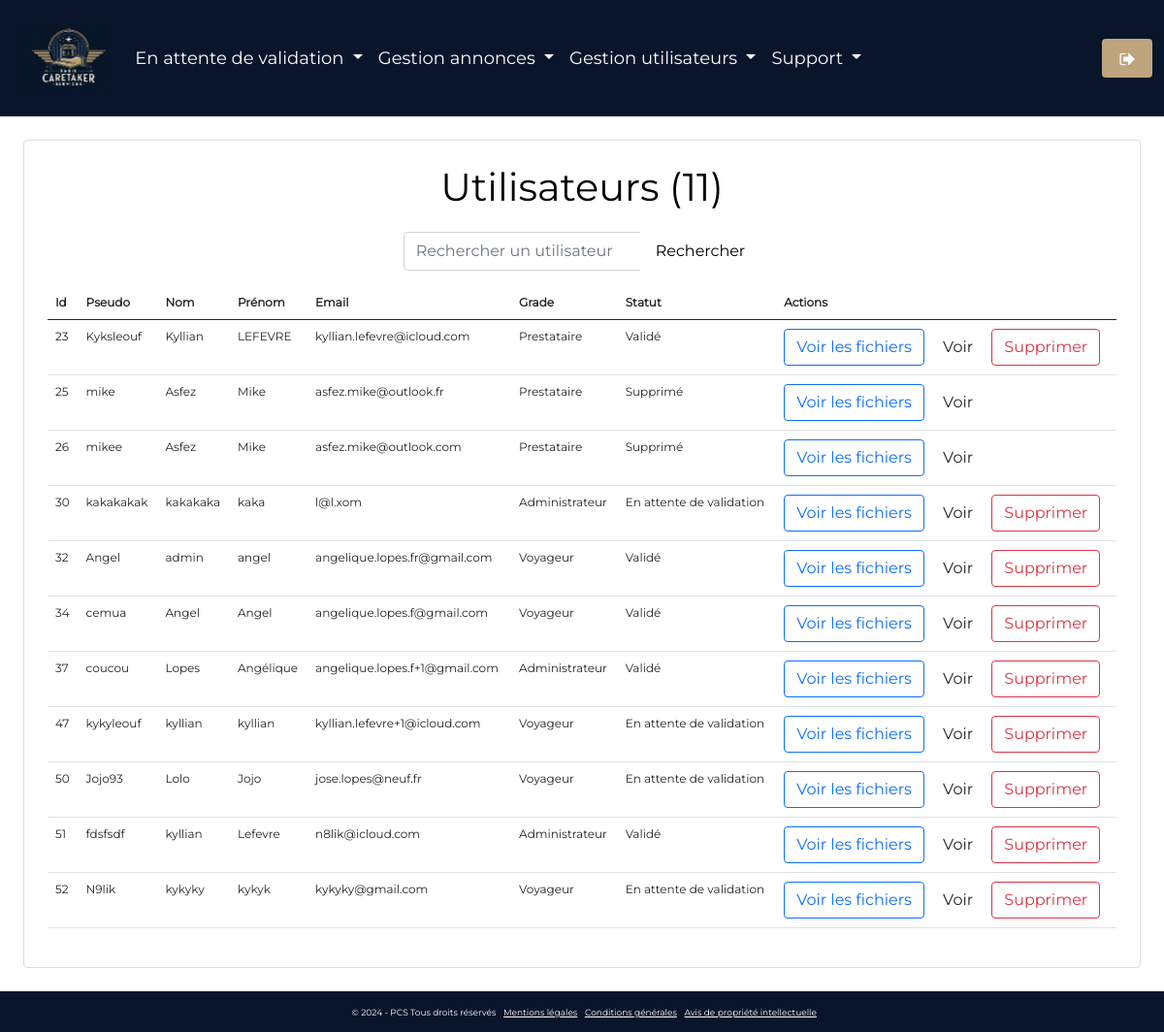
Page /admin/users?choice=all (signed in) on the committed database.
### tables this page shows
CREATE TABLE IF NOT EXISTS `user` (
  `id` int(11) NOT NULL AUTO_INCREMENT,
  `pseudo` varchar(25) NOT NULL,
  `firstname` varchar(30) NOT NULL,
  `lastname` varchar(30) NOT NULL,
  `email` varchar(255) NOT NULL,
  `phone_number` varchar(15) DEFAULT NULL,
  `extension` varchar(4) DEFAULT NULL,
  `password` varchar(256) NOT NULL,
  `country` varchar(2) DEFAULT NULL,
  `grade` int(11) NOT NULL,
  `address` varchar(255) DEFAULT NULL,
  `city` varchar(255) DEFAULT NULL,
  `postal_code` varchar(5) DEFAULT NULL,
  `creation_date` datetime NOT NULL DEFAULT curdate(),
  `update_date` datetime DEFAULT NULL,
  `is_deleted` tinyint(1) NOT NULL DEFAULT 0,
  `is_admin` tinyint(1) NOT NULL DEFAULT 0,
  `vip_status` tinyint(1) NOT NULL DEFAULT 0,
  `delete_date` datetime DEFAULT NULL,
  `vip_date` datetime DEFAULT NULL,
  `is_validated` tinyint(4) NOT NULL DEFAULT 0,
  `token` varchar(64) DEFAULT NULL,
  `admin_comments` text DEFAULT NULL,
  `pwd_token` varchar(64) DEFAULT NULL,
  `sub_id` varchar(255) DEFAULT NULL,
  `vip_type` int(11) DEFAULT NULL,
  `free_perf` int(11) NOT NULL DEFAULT 0,
  `free_perf_end_date` date DEFAULT NULL,
  PRIMARY KEY (`id`)
);

### html/admin/includes/fun_admin.php (called while the page is built, shortened)
<?php
function connectDB()
{
    try {
        $connection = new PDO("mysql:host=" . DB_HOST . ";dbname=" . DB_NAME . ";port=" . DB_PORT, DB_USER, DB_PWD);
        $connection->setAttribute(PDO::ATTR_ERRMODE, PDO::ERRMODE_EXCEPTION);
        return $connection;
    } catch (Exception $e) {
        echo "Erreur SQL " . $e->getMessage();
        exit;
    }
}
function totalNbUsers(){
    $db = connectDB();
    $req = $db->prepare("SELECT COUNT(*) FROM user");
    $req->execute();
    return $req->fetchColumn();
}
function getAllUsers(){
    $db = connectDB();
    $req = $db->prepare("SELECT * FROM user");
    $req->execute();
    return $req->fetchAll();
}
function getGrade($grade){
    switch ($grade){
        case 1:
            return "Voyageur";
        case 5:
            return "Prestataire";
        case 6:
            return "Administrateur";
    }
}
function getUserStatus($id){
    $db = connectDB();
    $req = $db->prepare("SELECT is_deleted FROM user WHERE id = ?");
    $req->execute([$id]);
    $is_deleted = $req->fetchColumn();
    if ($is_deleted == 1){
        return "Supprimé";
    }
    $req = $db->prepare("SELECT is_validated FROM user WHERE id = ?");
    $req->execute([$id]);
    $is_validated = $req->fetchColumn();
    if ($is_validated == 1){
        return "Validé";
    }
    return "En attente de validation";
}
?>

### html/admin/users.php (the view, shortened to what this page needs)
<?php
require 'includes/admin_header.php';
require 'includes/fun_admin.php';
        ?>
        <?php
if (isset($_GET['choice'])) {
    $id = $_GET['choice'];
    switch ($id) {
        case 'all':
            $users = getAllUsers(); ?>
            <div class="admin-content">
                <h1> Utilisateurs (<?php echo totalNbUsers();?>)</h1>
            <?php
            break;
            ?>
            <?php
    }
    ?>
    <form method="get" action="">
        <div class="input-group mb-3">
            <input type="text" class="form-control" placeholder="Rechercher un utilisateur" name="search">
            <button class="btn btn-outline-secondary" type="submit">Rechercher</button>
        </div>
    </form>
        <?php
        if (empty($users)) {
            echo "Aucun utilisateur trouvé";
        } else {
    ?>
                <table class="table table-hover">
                    <thead>
                        <tr>
                            <th>Id</th>
                            <th>Pseudo</th>
                            <th>Nom</th>
                            <th>Prénom</th>
                            <th>Email</th>
                            <th>Grade</th>
                            <th>Statut</th>
                            <th>Actions</th>
                        </tr>
                    </thead>
                    <tbody>
                        <?php
                        foreach ($users as $user) {
                            ?>
                            <tr>
                                <td><?php echo $user['id']; ?></td>
                                <td><?php echo $user['pseudo']; ?></td>
                                <td><?php echo $user['lastname']; ?></td>
                                <td><?php echo $user['firstname']; ?></td>
                                <td><?php echo $user['email']; ?></td>
                                <td><?php echo getGrade($user['grade']); ?></td>
                                <td><?php echo getUserStatus($user['id']); ?></td>
                                <td>
                                    <button type="button" class="btn btn-outline-primary"data-bs-toggle="modal" data-bs-target="#modalFiles<?php echo $user['id']; ?>">Voir les fichiers</button>
                                    <button type="button" class="btn btn-outline-secondary" data-bs-toggle="modal" data-bs-target="#modal<?php echo $user['id']; ?>">
                                        Voir
                                    </button>
                                    <?php if (getUserStatus($user['id']) != "Supprimé") { ?>
                                        <button type="button" class="btn btn-outline-danger" data-bs-toggle="modal" data-bs-target="#modalDelete<?php echo $user['id']; ?>">
                                            Supprimer
                                        </button>
                                        <div class="modal fade" id="modalDelete<?php echo $user['id']; ?>" tabindex="-1" aria-labelledby="exampleModalLabel" aria-hidden="true">
                                        <?php } ?>
                                    </div>
                                </td>
                            </tr>
                            <?php
                        }
                        ?>
    <?php } ?>
<?php
}
include 'includes/admin_footer.php';
?>

### html/css/base.css (style rules this page uses)
html, body { height: 100%; margin: 0; padding: 0; }
body { font-family: 'Montserrat', sans-serif; color: var(--text-color); font-size: clamp(0.5rem, 1vw, 1rem); margin: 0; padding: 0; background-color:var(--background-color); display: flex; flex-direction: column; min-height: 100vh; margin: 0; }
.bg-light { background-color:var(--background-color) !important; }
.btn-outline-secondary { background-color: white !important; border: 1px solid var(--pcs-blue) !important; color: var(--pcs-blue) !important; padding: 0.5em 1em; font-family: 'Montserrat', sans-serif !important; }

### html/admin/includes/admin.css (style rules this page uses)
.admin-content { padding: 2%; background-color: #fff; border: 1px solid #ddd; margin:2%; border-radius: 4px; display: flex; flex-direction: column; align-items: center; justify-content: center; }
h1 { margin-bottom:2% !important; }

### rows in the picture
user: id "23", pseudo "Kyksleouf", lastname "Kyllian", firstname "LEFEVRE", email "kyllian.lefevre@icloud.com", grade "Prestataire", getUserStatus($user['id']) "Validé"
user: id "25", pseudo "mike", lastname "Asfez", firstname "Mike", email "asfez.mike@outlook.fr", grade "Prestataire", getUserStatus($user['id']) "Supprimé"
user: id "26", pseudo "mikee", lastname "Asfez", firstname "Mike", email "asfez.mike@outlook.com", grade "Prestataire", getUserStatus($user['id']) "Supprimé"
user: id "30", pseudo "kakakakak", lastname "kakakaka", firstname "kaka", email "l@l.xom", grade "Administrateur", id "En attente de validation"
user: id "32", pseudo "Angel", lastname "admin", firstname "angel", email "angelique.lopes.fr@gmail.com", grade "Voyageur", getUserStatus($user['id']) "Validé"
user: id "34", pseudo "cemua", lastname "Angel", firstname "Angel", email "angelique.lopes.f@gmail.com", grade "Voyageur", getUserStatus($user['id']) "Validé"
user: id "37", pseudo "coucou", lastname "Lopes", firstname "Angélique", email "angelique.lopes.f+1@gmail.com", grade "Administrateur", getUserStatus($user['id']) "Validé"
user: id "47", pseudo "kykyleouf", lastname "kyllian", firstname "kyllian", email "kyllian.lefevre+1@icloud.com", grade "Voyageur", id "En attente de validation"
user: id "50", pseudo "Jojo93", lastname "Lolo", firstname "Jojo", email "jose.lopes@neuf.fr", grade "Voyageur", id "En attente de validation"
user: id "51", pseudo "fdsfsdf", lastname "kyllian", firstname "Lefevre", email "n8lik@icloud.com", grade "Administrateur", getUserStatus($user['id']) "Validé"
user: id "52", pseudo "N9lik", lastname "kykyky", firstname "kykyk", email "kykyky@gmail.com", grade "Voyageur", id "En attente de validation"

### other values in the picture
totalNbUsers() "11"
